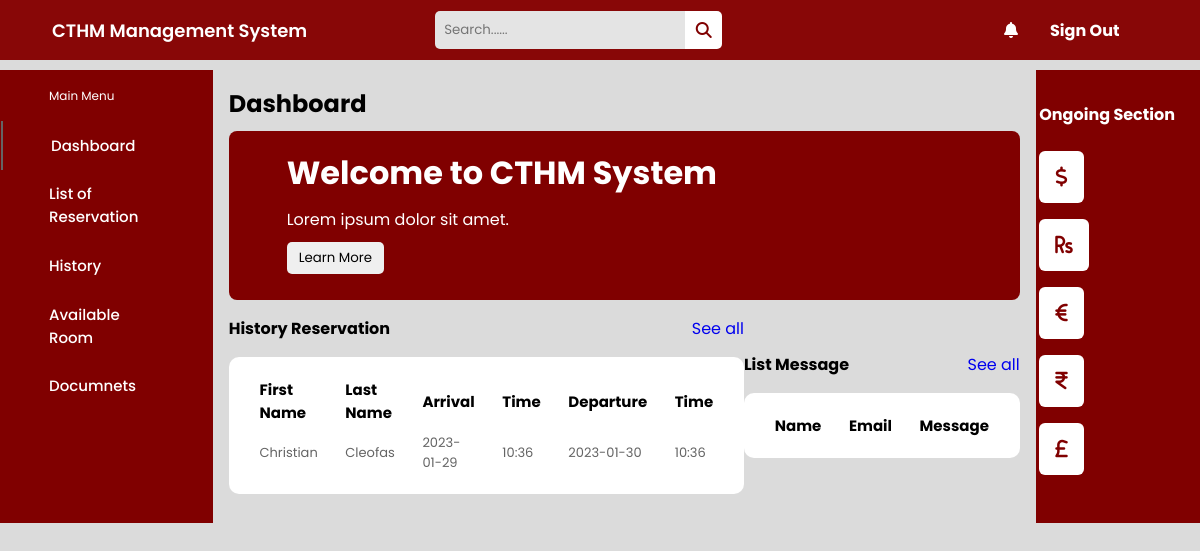
The app's page /Dashboard/dashboard (signed in), older data.
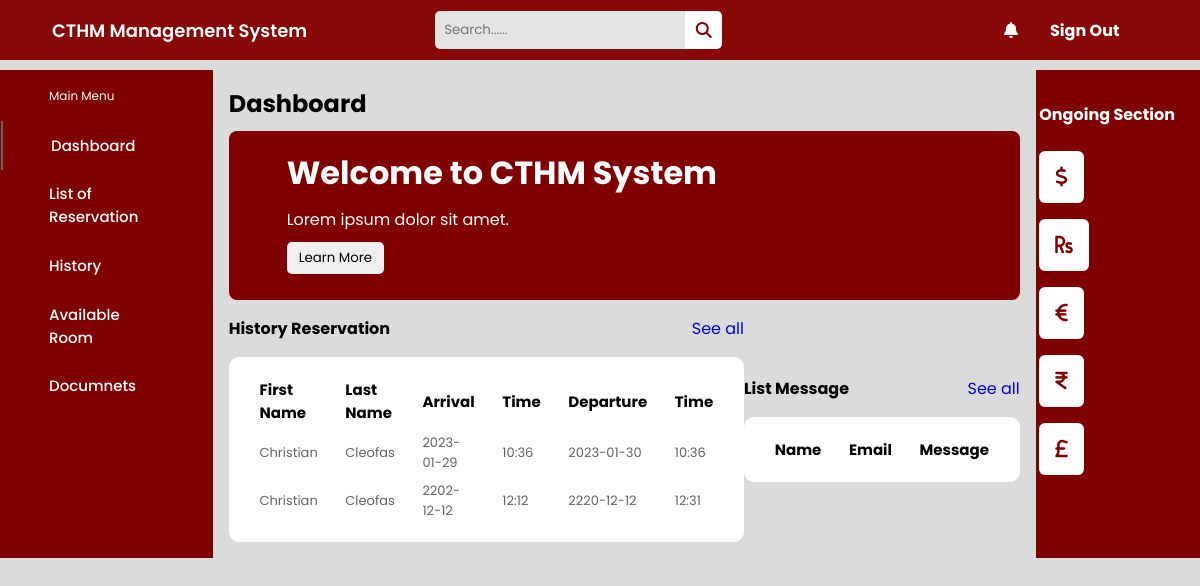
The same page, newer data.
### HomePage/models.py (models this page shows, shortened)
class Reservation(models.Model):
    fname = models.CharField(max_length=50)
    lname = models.CharField(max_length=50)
    address = models.CharField(max_length=70)
    city = models.CharField(max_length=70)
    province = models.CharField(max_length=70)
    postal = models.CharField(max_length=50)
    email = models.CharField(max_length=50)
    phone = models.CharField(max_length=50)
    arrival_date = models.CharField(max_length=50)
    arrival_time = models.CharField(max_length=50)
    departure_date = models.CharField(max_length=50)
    departure_time = models.CharField(max_length=50)
    number_person = models.CharField(max_length=50)
    message = models.CharField(max_length=80)

### Dashboard/views.py (the view)
# urls.py: path('dashboard', views.dashboard, name='dashboard'),
def dashboard(request):
    return render(request, 'Dashboard/dashboard.html', {
        'reservation': Reservation.objects.all(),
        'contact': Contact.objects.all(),
    })

### Dashboard/templates/Dashboard/dashboard.html (shortened to what this page needs)
{% load static %}
<!DOCTYPE html>
<html lang="en">
<head>
  <link rel="stylesheet" href="{% static 'css/dashboards.css' %}">
  <link rel="stylesheet" href="https://cdnjs.cloudflare.com/ajax/libs/font-awesome/6.2.0/css/all.min.css" />
</head>
<body>
  {% if user.is_authenticated %}
  <header class="header">
    <div class="logo">
      <a href="#">CTHM Management System</a>
      <div class="search_box">
        <input type="text" placeholder="Search......">
        <i class="fa-sharp fa-solid fa-magnifying-glass"></i>
      </div>
    </div>
    <div class="header-icons">
      <i class="fas fa-bell"></i>
      <div class="account">
        <form action="signout" method="POST">
          <a href=""><h4>Sign Out</h4></a>
        </form>
      </div>
    </div>
  </header>
  <div class="container">
    <nav style="background-color: maroon;">
      <div class="side_navbar" style="color: #ffff;">
        <span style="color: #fff;">Main Menu</span>
        <a style="color: #ffff;" href="{% url 'dashboard' %}" class="active">Dashboard</a>
        <a style="color: #ffff;" href="{% url 'list' %}">List of Reservation</a>
        <a style="color: #ffff;" href="#">History</a>
        <a style="color: #ffff;" href="#">Available Room</a>
        <a style="color: #ffff;" href="#">Documnets</a>
      </div>
    </nav>
    <div class="main-body">
      <h2>Dashboard</h2>
      <div class="promo_card">
        <h1>Welcome to CTHM System</h1>
        <span>Lorem ipsum dolor sit amet.</span>
        <button>Learn More</button>
      </div>
      <div class="history_lists">
        <div class="list1">
              <div class="row">
                  <h4>History Reservation</h4>
                  <a href="#">See all</a>
            </div>
            <table>
              <thead>
                  <tr>
                      <th>First Name</th>
                      <th>Last Name</th>
                      <th>Arrival</th>
                      <th>Time</th>
                      <th>Departure</th>
                      <th>Time</th>
                  </tr>
              </thead>
              {% if reservation %}
              <tbody>
                  {% for item in reservation %}
                  <tr>
                      <td>{{ item.fname }}</td>
                      <td>{{ item.lname }}</td>
                      <td>{{ item.arrival_date }}</td>
                      <td>{{ item.arrival_time }}</td>
                      <td>{{ item.departure_date }}</td>
                      <td>{{ item.departure_time }}</td>
                  </tr>
                  {% endfor %}
              </tbody>
              {% endif %}
          </table>
    </div>
        <div class="list2">
          <div class="row">
            <h4>List Message</h4>
            <a href="#">See all</a>
          </div>
          <table>
            <thead>
              <tr>
                <th>Name</th>
                <th>Email</th>
                <th>Message</th>
              </tr>
            </thead>
          </table>
        </div>
      </div>
    </div>
    <div class="sidebar">
      <h4>Ongoing Section</h4>
      <div class="balance">
        <i class="fas fa-dollar icon"></i>
      </div>
      <div class="balance">
        <i class="fa-solid fa-rupee-sign icon"></i>
      </div>
      <div class="balance">
        <i class="fas fa-euro icon"></i>
      </div>
      <div class="balance">
        <i class="fa-solid fa-indian-rupee-sign icon"></i>
      </div>
      <div class="balance">
        <i class="fa-solid fa-sterling-sign icon"></i>
      </div>
    </div>
  </div>
  {% endif %}
</body>
</html>

### static/css/dashboards.css (style rules this page uses)
* { margin: 0; padding: 0; border: none; outline: none; text-decoration: none; box-sizing: border-box; font-family: "Poppins", sans-serif; }
body { background: rgb(219, 219, 219); }
.header { display: flex; align-items: center; justify-content: space-between; height: 60px; padding: 20px; background: rgb(136, 7, 7); }
.header .logo > a { color: #fff; }
.logo { display: flex; align-items: center; }
.logo a { color: #000; font-size: 18px; font-weight: 600; margin: 2rem 8rem 2rem 2rem; }
.search_box { display: flex; align-items: center; }
.search_box input { padding: 9px; width: 250px; background: rgb(228, 228, 228); border-top-left-radius: 5px; border-bottom-left-radius: 5px; }
.search_box i { padding: 0.66rem; cursor: pointer; color: maroon; background: #fff; border-top-right-radius: 5px; border-bottom-right-radius: 5px; }
.header-icons h4 { color: #fff; }
.header-icons { display: flex; align-items: center; }
.header-icons i { margin-right: 2rem; cursor: pointer; color: #fff; }
.header-icons .account { width: 130px; display: flex; align-items: center; justify-content: space-between; }
.container { margin-top: 10px; display: flex; justify-content: space-between; }
nav { background-color: maroon; }
.side_navbar { padding: 1px; display: flex; flex-direction: column; }
.side_navbar span { color: #fff; margin: 1rem 3rem; font-size: 12px; }
.side_navbar a { width: 100%; padding: 0.8rem 3rem; font-weight: 500; font-size: 15px; color: rgb(100, 100, 100); }
.side_navbar .active { border-left: 2px solid rgb(100, 100, 100); }
.main-body { width: 70%; padding: 1rem; }
.promo_card { width: 100%; color: #fff; margin-top: 10px; border-radius: 8px; padding: 0.5rem 1rem 1rem 3rem; background: maroon; }
.promo_card h1, .promo_card span, button { margin: 10px; }
.promo_card button { display: block; padding: 6px 12px; border-radius: 5px; cursor: pointer; }
.history_lists { display: flex; align-items: center; justify-content: space-between; }
.row { display: flex; justify-content: space-between; align-items: center; margin: 1rem 0; }
table { background: #fff; padding: 1rem; text-align: left; border-radius: 10px; }
table td, th { padding: 0.2rem 0.8rem; }
table th { font-size: 15px; }
table td { font-size: 13px; color: rgb(100, 100, 100); }
.sidebar { width: 15%; padding: 2rem 0.22rem; background-color: maroon; }
.sidebar h4 { margin-bottom: 1.5rem; color: #ffffff; }
.sidebar .balance { display: flex; align-items: center; margin-bottom: 1rem; }
.balance .icon { color: maroon; font-size: 20px; border-radius: 6px; margin-right: 1rem; padding: 1rem; background: #ffffff; }

Row changes from the older to the newer data that the page shows:
added Reservation: fname "Christian", lname "Cleofas", arrival_date "2202-12-12", arrival_time "12:12", departure_date "2220-12-12", departure_time "12:31"
